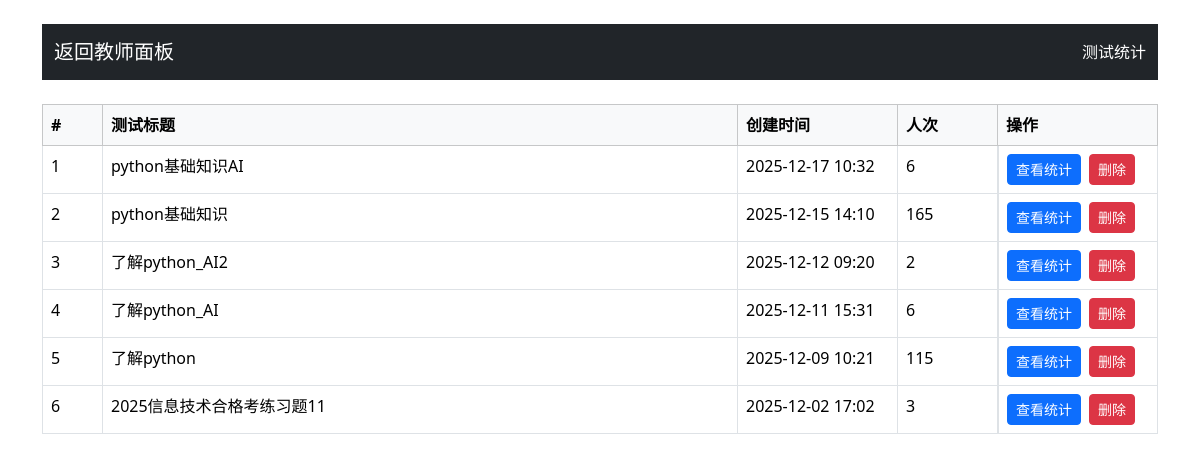
The app's page /test_statistics (signed in) with its own data.
### app.py (models this page shows)
class Test(db.Model):
    id = db.Column(db.Integer, primary_key=True)
    title = db.Column(db.String(200), nullable=False)
    single_choice_count = db.Column(db.Integer, default=0)
    multiple_choice_count = db.Column(db.Integer, default=0)
    true_false_count = db.Column(db.Integer, default=0)
    fill_blank_count = db.Column(db.Integer, default=0)
    short_answer_count = db.Column(db.Integer, default=0)
    single_choice_score = db.Column(db.Integer, default=0)
    multiple_choice_score = db.Column(db.Integer, default=0)
    true_false_score = db.Column(db.Integer, default=0)
    fill_blank_score = db.Column(db.Integer, default=0)
    short_answer_score = db.Column(db.Integer, default=0)
    total_score = db.Column(db.Integer, nullable=False)
    created_at = db.Column(db.DateTime, default=datetime.utcnow)
    is_active = db.Column(db.Boolean, default=True)
    single_choice_bank_id = db.Column(db.Integer)
    multiple_choice_bank_id = db.Column(db.Integer)
    true_false_bank_id = db.Column(db.Integer)
    fill_blank_bank_id = db.Column(db.Integer)
    short_answer_bank_id = db.Column(db.Integer)
    allow_student_choice = db.Column(db.Boolean, default=False)
    short_answer_grading_method = db.Column(db.String(20), default='manual')  # 'manual' 或 'ai'
    fill_blank_grading_method = db.Column(db.String(20), default='manual')  # 'manual' 或 'ai'

### app.py (the view)
@app.route('/test_statistics')
def test_statistics():
    if 'role' not in session or session['role'] != 'teacher':
        return redirect(url_for('teacher_login'))
    tests = Test.query.order_by(Test.created_at.desc()).all()
    data = []
    for t in tests:
        cnt = TestResult.query.filter_by(test_id=t.id).count()
        data.append({'test': t, 'count': cnt})
    return render_template('test_statistics.html', tests=data)

### app.py (called while the page is built)
def to_bj(dt: datetime):
    return (dt + BJ_OFFSET) if dt else dt

def bjtime_filter(value, fmt='%Y-%m-%d %H:%M'):
    if not value:
        return ''
    return to_bj(value).strftime(fmt)

### templates/test_statistics.html (shortened to what this page needs)
<!DOCTYPE html>
<html lang="zh">
<head>
    <link href="{{ url_for('static', filename='bootstrap/css/bootstrap.min.css') }}" rel="stylesheet">
</head>
<body class="container mt-4">
    <nav class="navbar navbar-dark bg-dark mb-4">
        <div class="container-fluid">
            <a href="{{ url_for('teacher_dashboard') }}" class="navbar-brand"> 返回教师面板</a>
            <span class="navbar-text text-white">测试统计</span>
        </div>
    </nav>
    {% if tests %}
    <table class="table table-bordered">
        <thead class="table-light">
            <tr>
                <th style="width:60px">#</th>
                <th>测试标题</th>
                <th style="width:160px">创建时间</th>
                <th style="width:100px">人次</th>
                <th style="width:160px">操作</th>
            </tr>
        </thead>
        <tbody>
            {% for test in tests %}
            <tr>
                <td>{{ loop.index }}</td>
                <td>{{ test.test.title }}</td>
                <td>{{ test.test.created_at|bjtime }}</td>
                <td>{{ test.count }}</td>
                <td class="d-flex">
                    <a href="{{ url_for('get_test_statistics', test_id=test.test.id) }}" class="btn btn-sm btn-primary me-2">查看统计</a>
                    <form method="post" action="{{ url_for('delete_test', test_id=test.test.id) }}" onsubmit="return confirm('确定删除此测试及其成绩吗？');">
                        <button type="submit" class="btn btn-sm btn-danger">删除</button>
                    </form>
                </td>
            </tr>
            {% endfor %}
        </tbody>
    </table>
    {% else %}
    <div class="alert alert-info">暂无测试数据</div>
    {% endif %}
</body>
</html>

### records on screen
Test: test "python基础知识AI", test.created_at|bjtime "2025-12-17 10:32"
Test: test "python基础知识", test.created_at|bjtime "2025-12-15 14:10"
Test: test "了解python_AI2", test.created_at|bjtime "2025-12-12 09:20"
Test: test "了解python_AI", test.created_at|bjtime "2025-12-11 15:31"
Test: test "了解python", test.created_at|bjtime "2025-12-09 10:21"
Test: test "2025信息技术合格考练习题11", test.created_at|bjtime "2025-12-02 17:02"

### other values on screen
{{ test.count }} "6" "165" "2" "6" "115" "3"
